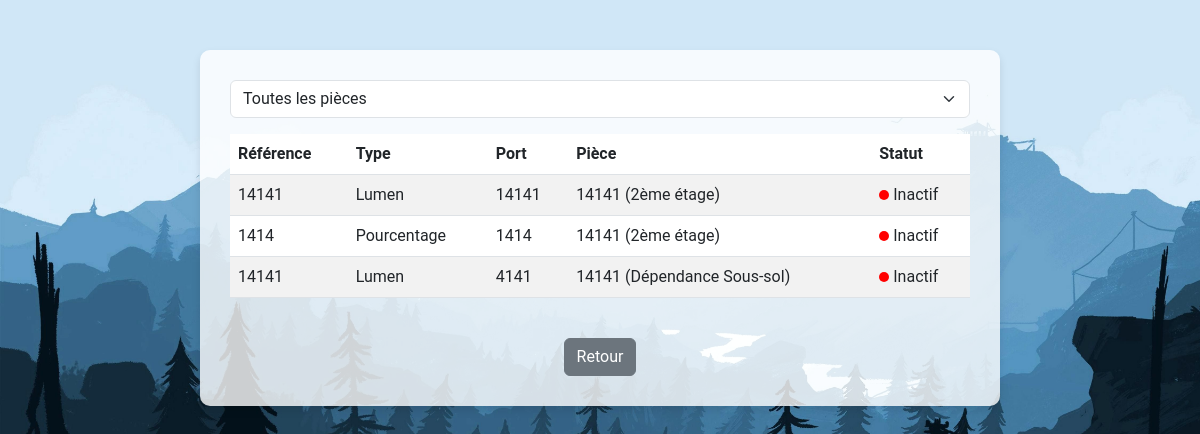
The page /capteurs/4 on the database its author committed.
### tables this page shows
CREATE TABLE Capteur ( 
    id_Capteur INTEGER PRIMARY KEY AUTOINCREMENT,
    REFCOMMER TEXT,
    TYPE TEXT NOT NULL,
    DATEINSERTION DATE,
    id_Piece INTEGER, 
    PORTCOMMU TEXT NOT NULL, current_value TEXT, last_updated DATETIME,
    FOREIGN KEY (id_Piece) REFERENCES Piece(id_Piece) ON DELETE SET NULL
);

CREATE TABLE Piece (
    id_Piece INTEGER PRIMARY KEY AUTOINCREMENT,
    NOM TEXT NOT NULL,
    LOCALISATION TEXT,
    id_Logement INTEGER,  
    FOREIGN KEY (id_Logement) REFERENCES Logement(id_Logement) ON DELETE CASCADE
);

### app.py (the view)
@app.route('/capteurs/<int:logement_id>')
def view_capteurs(logement_id):
    conn = get_db_connection()
    try:
        capteurs_query = '''
            SELECT c.REFCOMMER as ref, c.TYPE as type, c.PORTCOMMU as port,
                   c.DATEINSERTION as date_insertion, p.NOM as piece_nom,
                   p.LOCALISATION as piece_localisation, c.current_value as current_value,
                   c.last_updated as last_updated
            FROM Capteur c
            INNER JOIN Piece p ON c.id_Piece = p.id_Piece
            WHERE p.id_Logement = ?
        '''
        capteurs = conn.execute(capteurs_query, (logement_id,)).fetchall()
        capteurs = [dict(row) for row in capteurs]
        for capteur in capteurs:
            last_updated = capteur.get("last_updated")
            if last_updated:
                try:
                    last_updated_time = datetime.strptime(last_updated, "%Y-%m-%d %H:%M:%S").replace(tzinfo=timezone.utc)
                    now = datetime.now(timezone.utc)
                    capteur["is_active"] = (now - last_updated_time) < timedelta(minutes=10)
                    print(f"Capteur {capteur['ref']} - Actif : {capteur['is_active']}")
                except ValueError as ve:
                    print(f"Erreur de conversion de date pour {capteur['ref']}: {ve}")
                    capteur["is_active"] = False
            else:
                print(f"Capteur {capteur['ref']} n'a pas de valeur last_updated.")
                capteur["is_active"] = False
    except Exception as e:
        print(f"Erreur lors de la récupération des données : {e}")
        capteurs = []
    finally:
        conn.close()
    print(f"Liste des capteurs envoyés au frontend : {capteurs}")
    return render_template('capteurs.html', capteurs=capteurs, logement_id=logement_id)

### app.py (called while the page is built)
def get_db_connection():
    conn = sqlite3.connect('base.db', timeout=10, isolation_level=None)
    conn.execute('PRAGMA journal_mode=WAL')
    conn.row_factory = sqlite3.Row
    return conn

### templates/capteurs.html (shortened to what this page needs)
<!DOCTYPE html>
<html lang="en">
<head>
    <link href="https://cdn.jsdelivr.net/npm/bootstrap@5.3.0/dist/css/bootstrap.min.css" rel="stylesheet">
</head>
<body>
    <div class="container content-container">
        <form method="GET" id="filterForm">
            <div class="mb-3">
                <select id="pieceFilter" name="piece_id" class="form-select" onchange="document.getElementById('filterForm').submit();">
                    <option value="all" {% if selected_piece == 'all' %}selected{% endif %}>Toutes les pièces</option>
                </select>
            </div>
        </form>
        <div class="table-container">
            <table class="table table-striped">
                <thead>
                    <tr>
                        <th>Référence</th>
                        <th>Type</th>
                        <th>Port</th>
                        <th>Pièce</th>
                        <th>Statut</th>
                    </tr>
                </thead>
                <tbody>
                    {% if capteurs and capteurs|length > 0 %}
                        {% for capteur in capteurs %}
                        <tr>
                            <td>{{ capteur.ref }}</td>
                            <td>{{ capteur.type }}</td>
                            <td>{{ capteur.port }}</td>
                            <td>{{ capteur.piece_nom }} ({{ capteur.piece_localisation }})</td>
                            <td>
                                {% if capteur.is_active %}
                                    <span class="status-dot active"></span> Actif
                                {% else %}
                                    <span class="status-dot inactive"></span> Inactif
                                {% endif %}
                            </td>
                        </tr>
                        {% endfor %}
                    {% else %}
                        <tr>
                            <td colspan="5" class="text-center">Aucun capteur disponible</td>
                        </tr>
                    {% endif %}
                </tbody>
            </table>
        </div>
        <div class="text-center mt-4">
            <a href="{{ url_for('logement_details', logement_id=logement_id) }}" class="btn btn-secondary">Retour</a>
        </div>
    </div>
</body>
</html>

### rows shown on the page
Capteur: ref "14141", type "Lumen", port "14141", piece_nom "14141", piece_localisation "2ème étage"
Capteur: ref "1414", type "Pourcentage", port "1414", piece_nom "14141", piece_localisation "2ème étage"
Capteur: ref "14141", type "Lumen", port "4141", piece_nom "14141", piece_localisation "Dépendance Sous-sol"
